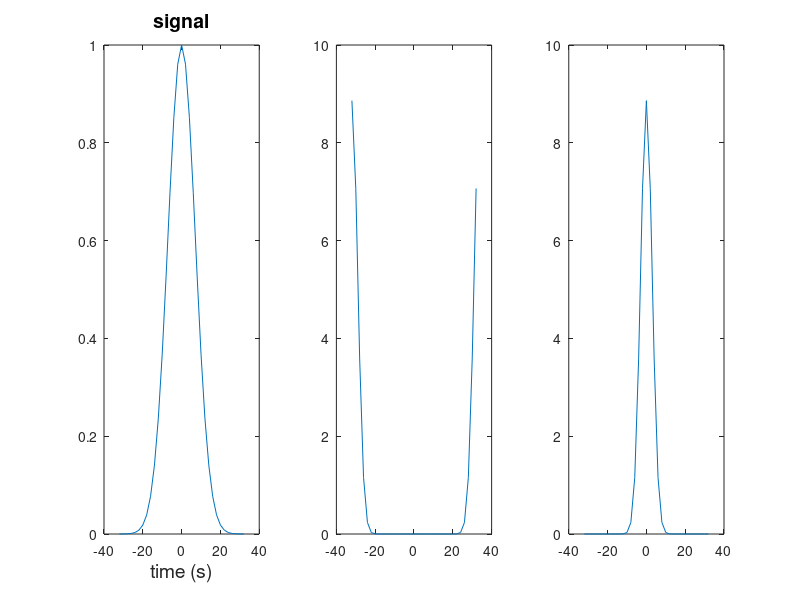

Reproduce this figure in MATLAB.
%GAUSSIANA
Fs = 0.5;
T = 1/Fs;
t = -32:T:32;
l = length(t);
alpha = 0.01;
g = exp(-alpha*t.^2 );
figure;
subplot(1,3,1);
plot(t,g);
xlabel('time (s)','FontSize',14)
title('signal','FontSize',14,'fontweight','bold')

g_fft = abs(fft(g));

subplot(1,3,2);
plot(t,g_fft);

g_fft = fftshift(g_fft);

subplot(1,3,3);
plot(t,g_fft);

